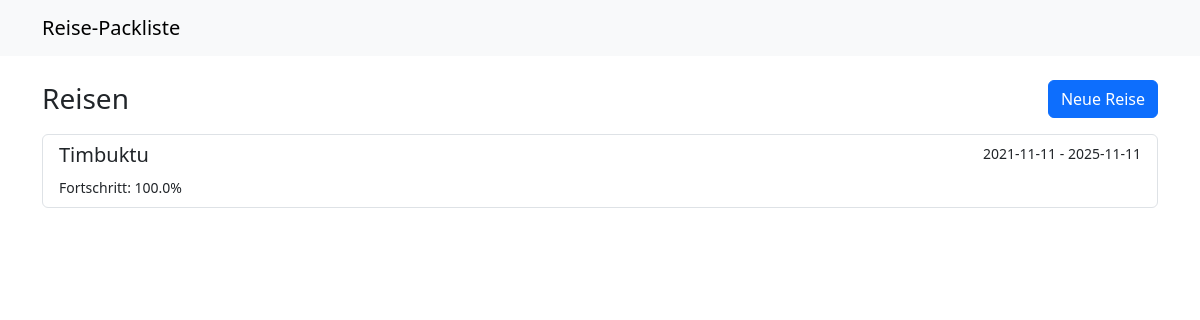
/, run on an earlier commit of the app's database.
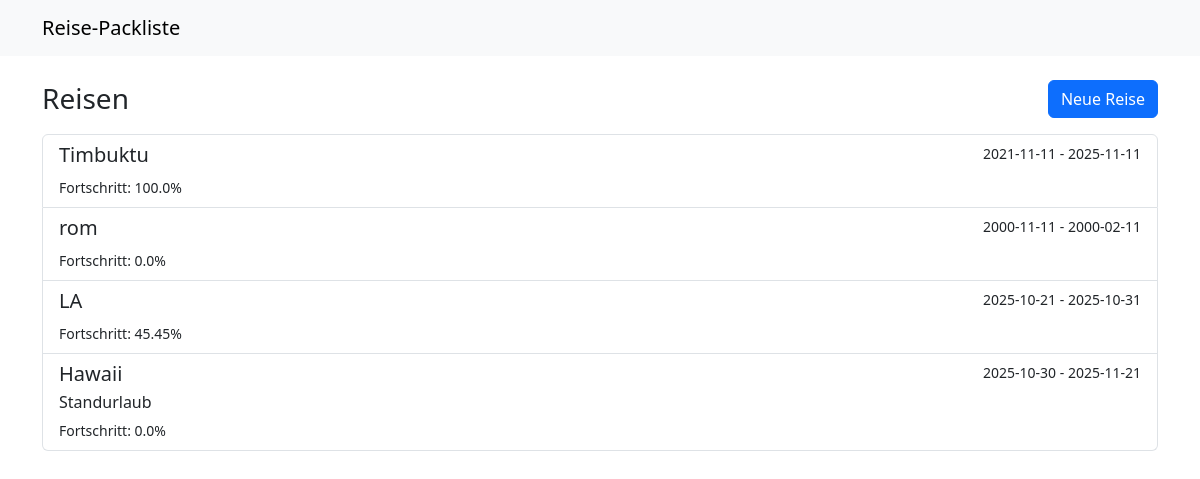
And on a later commit of the database.
### main.py (models this page shows)
class BaseModel(Model):
    class Meta:
        database = db

class ReiseModel(BaseModel):
    class Meta:
        table_name = "reisen"
    id = AutoField()
    name = CharField(max_length=200)
    startdatum = DateField()
    enddatum = DateField()
    beschreibung = TextField(default="")
    def fortschritt_berechnen(self) -> float:
        total = sum(len(k.gegenstaende) for k in self.kategorien)
        if total == 0:
            return 0.0
        gepackt = sum(
            sum(1 for g in k.gegenstaende if g.gepackt) for k in self.kategorien
        )
        return round(gepackt / total * 100.0, 2)

class GegenstandModel(BaseModel):
    class Meta:
        table_name = "gegenstaende"
    id = AutoField()
    name = CharField(max_length=200)
    menge = IntegerField(default=1)
    gepackt = BooleanField(default=False)
    kategorie = ForeignKeyField(
        KategorieModel, backref="gegenstaende", on_delete="CASCADE"
    )

### main.py (the view)
@app.get("/")
def index():
    reisen: List[ReiseModel] = list(ReiseModel.select().order_by(ReiseModel.id))
    return render_template("index.html", reisen=reisen)

### main.py (called while the page is built)
@app.before_request
def _db_connect():
    if db.is_closed():
        db.connect(reuse_if_open=True)

@app.teardown_request
def _db_close(exception=None):
    if not db.is_closed():
        db.close()

### templates/index.html (shortened to what this page needs)
{% extends 'base.html' %}
{% block content %}
<div class="d-flex justify-content-between align-items-center mb-3">
  <h1 class="h3 mb-0">Reisen</h1>
  <a class="btn btn-primary" href="{{ url_for('reise_neu_form') }}">Neue Reise</a>
  </div>
{% if reisen %}
  <div class="list-group">
    {% for reise in reisen %}
      <a class="list-group-item list-group-item-action" href="{{ url_for('reise_detail', reise_id=reise.id) }}">
        <div class="d-flex w-100 justify-content-between">
          <h5 class="mb-1">{{ reise.name }}</h5>
          <small>{{ reise.startdatum }} - {{ reise.enddatum }}</small>
        </div>
        <p class="mb-1">{{ reise.beschreibung }}</p>
        <small>Fortschritt: {{ reise.fortschritt_berechnen() }}%</small>
      </a>
    {% endfor %}
  </div>
{% else %}
  <div class="alert alert-secondary">Noch keine Reisen angelegt.</div>
{% endif %}
{% endblock %}

What changed in the data, as far as the page shows it:
added ReiseModel: name "rom", startdatum "2000-11-11", enddatum "2000-02-11", fortschritt_berechnen "0.0"
added ReiseModel: name "LA", startdatum "2025-10-21", enddatum "2025-10-31", fortschritt_berechnen "45.45"
added ReiseModel: name "Hawaii", startdatum "2025-10-30", enddatum "2025-11-21", beschreibung "Standurlaub", fortschritt_berechnen "0.0"
